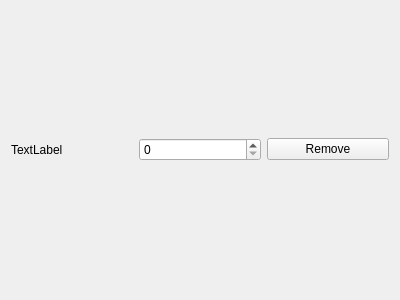
<?xml version="1.0" encoding="UTF-8"?>
<ui version="4.0">
 <class>DockAndPierrConfiguration</class>
 <widget class="QWidget" name="DockAndPierrConfiguration">
  <property name="geometry">
   <rect>
    <x>0</x>
    <y>0</y>
    <width>400</width>
    <height>300</height>
   </rect>
  </property>
  <property name="windowTitle">
   <string>DockAndPierrConfiguration</string>
  </property>
  <layout class="QGridLayout" name="gridLayout">
   <item row="0" column="0">
    <widget class="QLabel" name="name_label">
     <property name="text">
      <string>TextLabel</string>
     </property>
    </widget>
   </item>
   <item row="0" column="3">
    <widget class="QPushButton" name="remove_button">
     <property name="text">
      <string>Remove</string>
     </property>
    </widget>
   </item>
   <item row="0" column="2">
    <widget class="QSpinBox" name="quantity"/>
   </item>
  </layout>
 </widget>
 <resources/>
 <connections/>
</ui>
